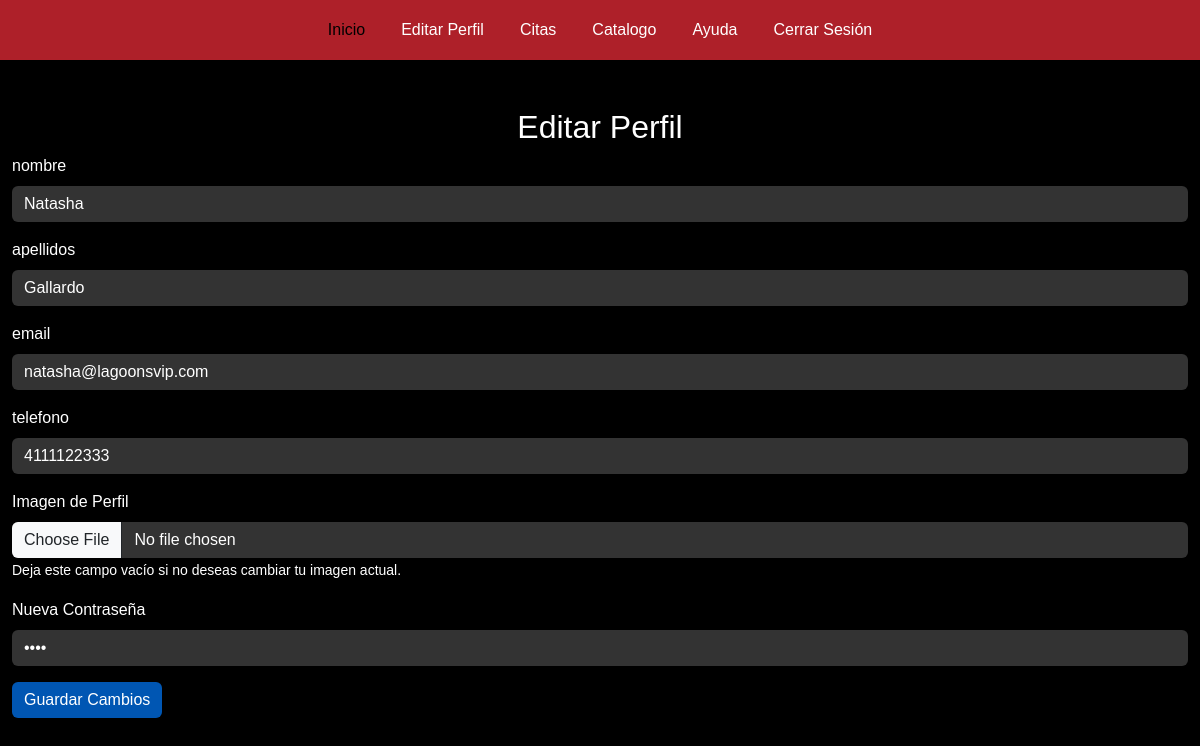
Page /Usuario/editar_perfil.php (signed in) on the committed database.
### tables this page shows
CREATE TABLE `usuario` (
  `id_usuario` int(11) NOT NULL,
  `nombre` varchar(50) NOT NULL,
  `apellidos` varchar(50) NOT NULL,
  `email` varchar(100) NOT NULL,
  `password` varchar(255) NOT NULL,
  `rol` enum('C','S') NOT NULL,
  `genero` enum('H','M','O') NOT NULL,
  `telefono` varchar(15) DEFAULT NULL,
  `imagen` mediumblob NOT NULL
);

### Usuario/editar_perfil.php (the view, shortened to what this page needs)
<?php
include 'head.php';
include '../BaseDatos/db.php';
$email = $_SESSION['email'];
try {
    $query = "SELECT id_usuario, nombre, apellidos, email, password, telefono, imagen FROM usuario WHERE email = ?";
    $stmt = $conn->prepare($query);
    $stmt->bind_param("s", $email);
    $stmt->execute();
    $result = $stmt->get_result();
    $user = $result->fetch_assoc();
} catch (Exception $e) {
    echo "Error al obtener datos: " . $e->getMessage();
    exit();
}
?>
<!DOCTYPE html>
<html lang="es">
<head>
    <link rel="stylesheet" href="../CSS/styles_index.css">
</head>
<body>
<div class="container my-5">
    <h2 class="text-center">Editar Perfil</h2>
    <form method="POST" enctype="multipart/form-data">
        <div class="mb-3">
            <label for="nombre" class="form-label">nombre</label>
            <input type="text" class="form-control" id="nombre" name="nombre" value="<?php echo htmlspecialchars($user['nombre']); ?>" required>
        </div>
        <div class="mb-3">
            <label for="apellidos" class="form-label">apellidos</label>
            <input type="text" class="form-control" id="apellidos" name="apellidos" value="<?php echo htmlspecialchars($user['apellidos']); ?>" required>
        </div>
        <div class="mb-3">
            <label for="email" class="form-label">email</label>
            <input type="text" class="form-control" id="email" name="email" value="<?php echo htmlspecialchars($user['email']); ?>" required>
        </div>
        <div class="mb-3">
            <label for="telefono" class="form-label">telefono</label>
            <input type="text" class="form-control" id="telefono" name="telefono" value="<?php echo htmlspecialchars($user['telefono']); ?>" required>
        </div>
        <div class="mb-3">
            <label for="imagen" class="form-label">Imagen de Perfil</label>
            <input type="file" class="form-control" id="imagen" name="imagen">
            <small>Deja este campo vacío si no deseas cambiar tu imagen actual.</small>
        </div>
        <div class="mb-3">
            <label for="password" class="form-label">Nueva Contraseña</label>
            <input type="password" class="form-control" id="password" name="password" value="<?php echo htmlspecialchars($user['password']); ?>"required>
        </div>
        <button type="submit" class="btn btn-primary">Guardar Cambios</button>
    </form>
</div>
</body>
</html>

### CSS/styles_index.css (style rules this page uses)
body { background-color: black; color: white; font-family: Arial, sans-serif; text-align: justify; }
.container { max-width: 1200px; }
form .form-control { background-color: #333; color: white; border: none; }
.btn-primary { background-color: #0056b3; border: none; }

### rows in the picture
usuario: nombre "Natasha", apellidos "Gallardo", email "natasha@lagoonsvip.com", telefono "4111122333"
